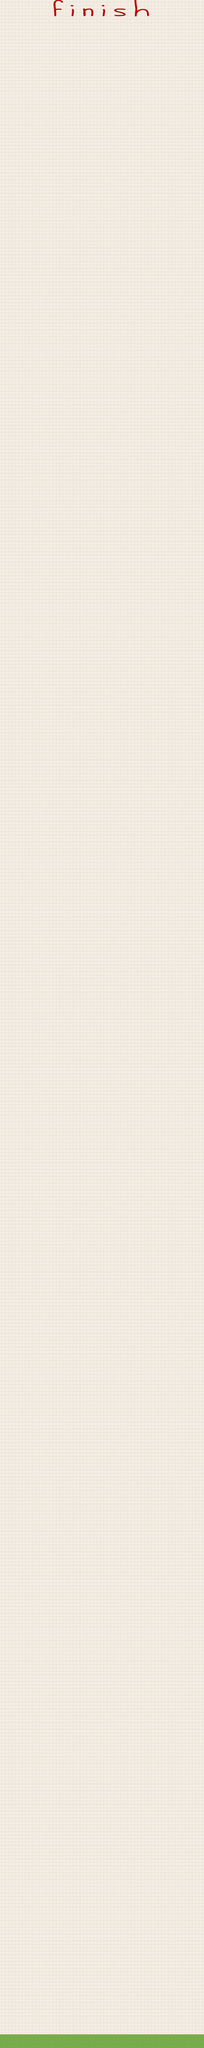

The image is a tile-based game level rendered from a .tmx file. Its description and source (layers, tilesets, objects; grid data summarised) follow:
An orthogonal 30x300 tile map with 16x16 px tiles, 2 tile layers (background, graphics), 3 tilesets and 2 objects.

<map version="1.0" orientation="orthogonal" renderorder="right-down" width="30" height="300" tilewidth="16" tileheight="16" nextobjectid="4">
 <tileset firstgid="1" name="background" tilewidth="16" tileheight="16" tilecount="640" columns="20">
  <image source="background.png" width="320" height="512" />
 </tileset>
 <tileset firstgid="641" name="floor" tilewidth="16" tileheight="16" tilecount="64" columns="32">
  <image source="floor.png" width="512" height="46" />
 </tileset>
 <tileset firstgid="705" name="topfinish" tilewidth="16" tileheight="16" tilecount="90" columns="30">
  <image source="topfinish.png" width="480" height="48" />
 </tileset>
 <layer name="background" width="30" height="300">
  <data>[9000 cells, 9000 non-empty, 1 distinct tile ids]</data>
 </layer>
 <layer name="graphics" width="30" height="300">
  <data>[9000 cells, 150 non-empty, 91 distinct tile ids]</data>
 </layer>
 <objectgroup name="floor">
  <object id="1" x="0" y="4768" width="480" height="32" />
 </objectgroup>
 <objectgroup name="finish">
  <object id="3" x="0" y="0" width="480" height="48" />
 </objectgroup>
</map>
